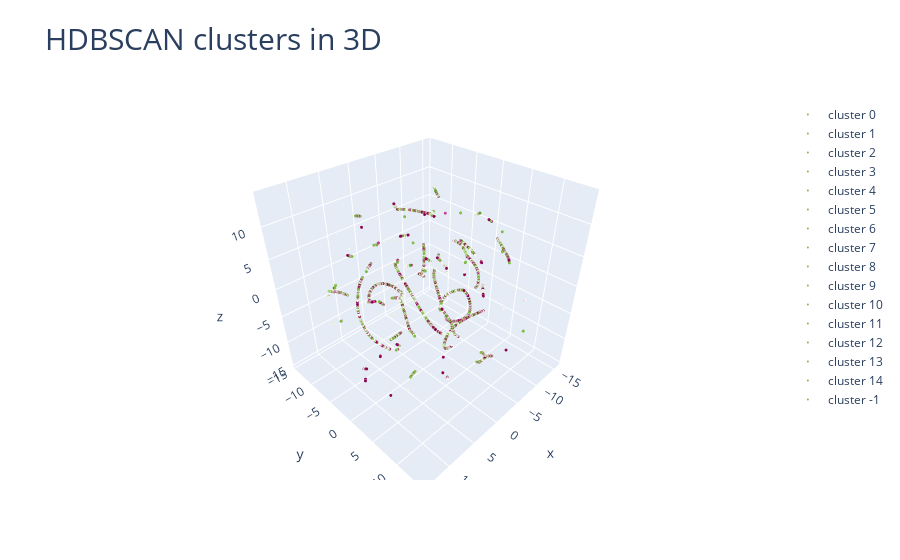

Write notebook code for a chart like this one.
### Code cell
n_neighbors = 10
n_components = 3
%time trans = umap.UMAP(n_neighbors=n_neighbors,min_dist=0.0,n_components=n_components,random_state=42).fit(X_new)
'''3D visualization of annotated data'''
clusterer = hdbscan.HDBSCAN(min_samples=None,min_cluster_size=100)
clusterer.fit(trans.embedding_)

import plotly.graph_objects as go

fig = go.Figure()
size = 1
for cluster in set(clusterer.labels_):
    clustered = (clusterer.labels_ == cluster)
    fig.add_trace(go.Scatter3d(
        x=trans.embedding_[clustered,0],  # <-- Put your data instead
        y=trans.embedding_[clustered,1],  # <-- Put your data instead
        z=trans.embedding_[clustered,2],  # <-- Put your data instead
        name="cluster "+str(cluster),
        mode="markers",
        marker=dict(color=clusterer.labels_,size=size, opacity=1)
    ))
fig.update_layout(title_text="HDBSCAN clusters in 3D ",title_font_size=30)
fig.show()
##########
clustered = (clusterer.labels_ >= 0)
print('The percentage of clustered data points is '+str(np.sum(clustered) *1.0/ len(clustered)*100)+'%')

### Figure 1 — Plotly figure (JSON) as saved in the notebook; plotly's stock layout.template omitted (floating-point values rounded to 4 significant figures; data arrays with more than 128 entries replaced by an {"elided": "..."} marker saying what was removed)
{"data": [{"marker": {"color": {"elided": "5054 int values"}, "opacity": 1, "size": 1}, "mode": "markers", "name": "cluster 0", "type": "scatter3d", "x": {"elided": "223 float values"}, "y": {"elided": "223 float values"}, "z": {"elided": "223 float values"}}, {"marker": {"color": {"elided": "5054 int values"}, "opacity": 1, "size": 1}, "mode": "markers", "name": "cluster 1", "type": "scatter3d", "x": {"elided": "346 float values"}, "y": {"elided": "346 float values"}, "z": {"elided": "346 float values"}}, {"marker": {"color": {"elided": "5054 int values"}, "opacity": 1, "size": 1}, "mode": "markers", "name": "cluster 2", "type": "scatter3d", "x": {"elided": "180 float values"}, "y": {"elided": "180 float values"}, "z": {"elided": "180 float values"}}, {"marker": {"color": {"elided": "5054 int values"}, "opacity": 1, "size": 1}, "mode": "markers", "name": "cluster 3", "type": "scatter3d", "x": {"elided": "187 float values"}, "y": {"elided": "187 float values"}, "z": {"elided": "187 float values"}}, {"marker": {"color": {"elided": "5054 int values"}, "opacity": 1, "size": 1}, "mode": "markers", "name": "cluster 4", "type": "scatter3d", "x": {"elided": "175 float values"}, "y": {"elided": "175 float values"}, "z": {"elided": "175 float values"}}, {"marker": {"color": {"elided": "5054 int values"}, "opacity": 1, "size": 1}, "mode": "markers", "name": "cluster 5", "type": "scatter3d", "x": {"elided": "195 float values"}, "y": {"elided": "195 float values"}, "z": {"elided": "195 float values"}}, {"marker": {"color": {"elided": "5054 int values"}, "opacity": 1, "size": 1}, "mode": "markers", "name": "cluster 6", "type": "scatter3d", "x": {"elided": "172 float values"}, "y": {"elided": "172 float values"}, "z": {"elided": "172 float values"}}, {"marker": {"color": {"elided": "5054 int values"}, "opacity": 1, "size": 1}, "mode": "markers", "name": "cluster 7", "type": "scatter3d", "x": {"elided": "425 float values"}, "y": {"elided": "425 float values"}, "z": {"elided": "425 float values"}}, {"marker": {"color": {"elided": "5054 int values"}, "opacity": 1, "size": 1}, "mode": "markers", "name": "cluster 8", "type": "scatter3d", "x": {"elided": "225 float values"}, "y": {"elided": "225 float values"}, "z": {"elided": "225 float values"}}, {"marker": {"color": {"elided": "5054 int values"}, "opacity": 1, "size": 1}, "mode": "markers", "name": "cluster 9", "type": "scatter3d", "x": {"elided": "645 float values"}, "y": {"elided": "645 float values"}, "z": {"elided": "645 float values"}}, {"marker": {"color": {"elided": "5054 int values"}, "opacity": 1, "size": 1}, "mode": "markers", "name": "cluster 10", "type": "scatter3d", "x": [-4.706, -4.706, -4.705, -4.705, -4.705, -4.706, -4.705, -4.703, -4.704, -2.493, -2.544, -2.48, -2.536, -2.346, -2.525, -0.7501, -2.452, -0.7501, -0.7501, -2.534, -2.509, -2.464, -2.408, -2.5, -2.275, -2.518, -2.353, -0.7501, -2.295, -2.542, -0.7501, -2.426, -2.549, -2.528, -0.7501, -2.366, -2.261, -2.547, -2.283, -2.541, -2.543, -2.38, -2.275, -1.839, -1.775, -1.559, -1.88, -2.727, -1.949, -1.585, -1.68, -2.055, -2.191, -2.679, -2.74, -1.593, -2.14, -2.185, -2.115, -2.73, -2.173, -1.618, -2.192, -2.74, -2.74, -2.75, -2.133, -1.569, -1.755, -2.178, -1.576, -2.153, -1.739, -1.56, -1.895, -1.701, -2.167, -1.721, -2.179, -1.992, -1.572, -2.701, -2.701, -2.73, -2.179, -1.57, -1.979, -1.575, -2.732, -1.568, -2.179, -2.179, -2.738, -2.08, -1.612, -1.917, -2.739, -2.742, -1.57, -2.746, -2.738, -1.922, -2.037], "y": [-8.612, -8.612, -8.612, -8.611, -8.612, -8.612, -8.611, -8.611, -8.611, -8.156, -8.185, -8.149, -8.179, -8.068, -8.172, -2.621, -8.132, -2.621, -2.621, -8.178, -8.165, -8.139, -8.105, -8.16, -8.027, -8.169, -8.072, -2.621, -8.039, -8.183, -2.621, -8.117, -8.187, -8.174, -2.621, -8.079, -8.019, -8.188, -8.032, -8.182, -8.184, -8.088, -8.027, -5.968, -6.008, -6.156, -5.944, -5.753, -5.906, -6.138, -6.07, -5.855, -5.762, -5.758, -5.753, -6.132, -5.807, -5.766, -5.819, -5.754, -5.777, -6.113, -5.759, -5.753, -5.753, -5.751, -5.807, -6.149, -6.022, -5.767, -6.145, -5.796, -6.032, -6.157, -5.936, -6.056, -5.782, -6.044, -5.771, -5.885, -6.148, -5.762, -5.755, -5.754, -5.767, -6.149, -5.892, -6.147, -5.754, -6.15, -5.768, -5.769, -5.753, -5.848, -6.118, -5.924, -5.753, -5.752, -6.149, -5.751, -5.753, -5.922, -5.867], "z": [7.045, 7.045, 7.045, 7.046, 7.046, 7.045, 7.046, 7.047, 7.046, 9.573, 9.486, 9.595, 9.497, 9.81, 9.515, 6.493, 9.643, 6.493, 6.493, 9.499, 9.544, 9.623, 9.716, 9.56, 9.921, 9.526, 9.799, 6.493, 9.889, 9.489, 6.493, 9.686, 9.482, 9.509, 6.493, 9.779, 9.942, 9.484, 9.908, 9.491, 9.488, 9.757, 9.921, 5.901, 5.898, 5.848, 5.904, 5.772, 5.907, 5.856, 5.882, 5.905, 5.891, 5.781, 5.768, 5.859, 5.876, 5.89, 5.897, 5.771, 5.89, 5.869, 5.892, 5.768, 5.767, 5.764, 5.893, 5.85, 5.894, 5.893, 5.853, 5.89, 5.892, 5.85, 5.905, 5.886, 5.89, 5.889, 5.89, 5.907, 5.851, 5.794, 5.777, 5.771, 5.893, 5.85, 5.907, 5.852, 5.771, 5.85, 5.892, 5.892, 5.768, 5.903, 5.866, 5.906, 5.767, 5.767, 5.851, 5.76, 5.767, 5.907, 5.906]}, {"marker": {"color": {"elided": "5054 int values"}, "opacity": 1, "size": 1}, "mode": "markers", "name": "cluster 11", "type": "scatter3d", "x": {"elided": "219 float values"}, "y": {"elided": "219 float values"}, "z": {"elided": "219 float values"}}, {"marker": {"color": {"elided": "5054 int values"}, "opacity": 1, "size": 1}, "mode": "markers", "name": "cluster 12", "type": "scatter3d", "x": {"elided": "190 float values"}, "y": {"elided": "190 float values"}, "z": {"elided": "190 float values"}}, {"marker": {"color": {"elided": "5054 int values"}, "opacity": 1, "size": 1}, "mode": "markers", "name": "cluster 13", "type": "scatter3d", "x": {"elided": "361 float values"}, "y": {"elided": "361 float values"}, "z": {"elided": "361 float values"}}, {"marker": {"color": {"elided": "5054 int values"}, "opacity": 1, "size": 1}, "mode": "markers", "name": "cluster 14", "type": "scatter3d", "x": {"elided": "215 float values"}, "y": {"elided": "215 float values"}, "z": {"elided": "215 float values"}}, {"marker": {"color": {"elided": "5054 int values"}, "opacity": 1, "size": 1}, "mode": "markers", "name": "cluster -1", "type": "scatter3d", "x": {"elided": "1193 float values"}, "y": {"elided": "1193 float values"}, "z": {"elided": "1193 float values"}}], "layout": {"title": {"font": {"size": 30}, "text": "HDBSCAN clusters in 3D "}}}
